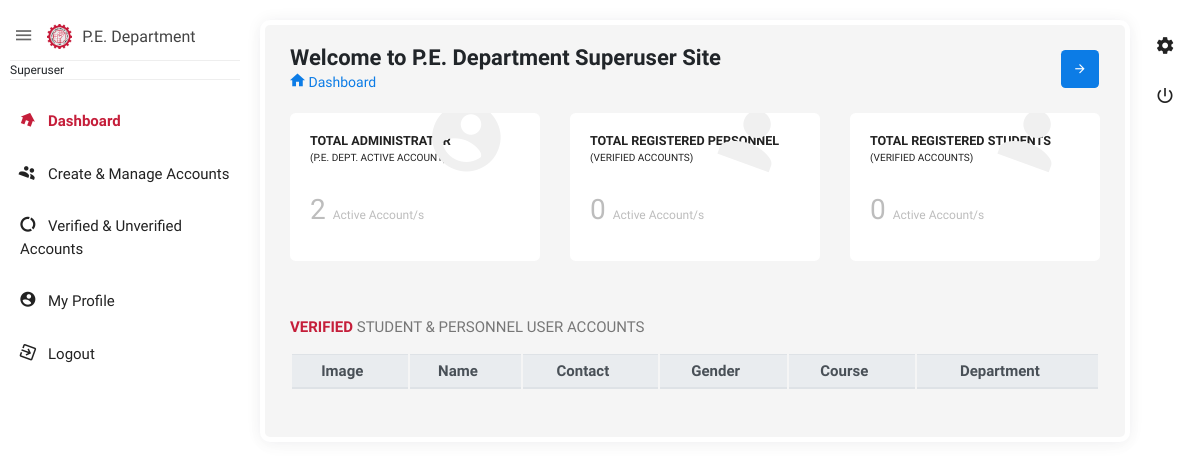
Page /admin/super_user/index.php on the earlier database version.
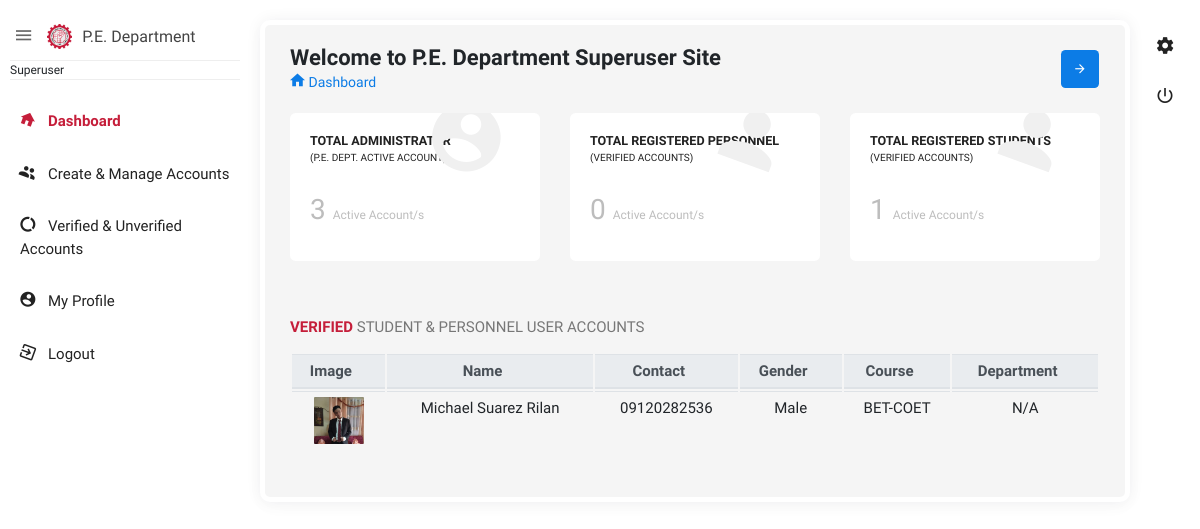
Same page on the later database version.
### tables this page shows
CREATE TABLE `registration` (
  `id` int(11) NOT NULL,
  `firstname` varchar(100) NOT NULL,
  `middlename` varchar(100) NOT NULL,
  `lastname` varchar(100) NOT NULL,
  `email` varchar(100) NOT NULL,
  `contact` varchar(100) NOT NULL,
  `gender` varchar(100) NOT NULL,
  `course` varchar(100) NOT NULL,
  `department` varchar(100) NOT NULL,
  `image` text NOT NULL,
  `password` varchar(100) NOT NULL,
  `qr` text NOT NULL,
  `users` varchar(100) NOT NULL,
  `otp` int(11) NOT NULL,
  `id_no` varchar(20) DEFAULT NULL,
  `qr_path` varchar(300) DEFAULT NULL,
  `status` varchar(100) NOT NULL
);

### admin/super_user/index.php (the view, shortened to what this page needs)
<?php
    include('connection.php');
?>
<!doctype html>
<html class="no-js " lang="en">
<head>
<link rel="stylesheet" href="assets/plugins/bootstrap/css/bootstrap.min.css">
<link rel="stylesheet" href="assets/plugins/fullcalendar/fullcalendar.min.css">
<link rel="stylesheet" href="assets/plugins/bootstrap-select/css/bootstrap-select.css" />
<link href="assets/plugins/bootstrap-material-datetimepicker/css/bootstrap-material-datetimepicker.css" rel="stylesheet" />
<link rel="stylesheet" href="assets/plugins/bootstrap-tagsinput/bootstrap-tagsinput.css">
<link href="assets/plugins/bootstrap-select/css/bootstrap-select.css" rel="stylesheet" />
<link rel="stylesheet" href="assets/plugins/jquery-datatable/dataTables.bootstrap4.min.css">
<link rel="stylesheet" href="assets/css/style.min.css">
<link rel="stylesheet" href="assets/plugins/sweetalert/sweetalert.css"/>
</head>
<body class="theme-blush">
<div class="navbar-right">
    <ul class="navbar-nav">
        <li><a href="javascript:void(0);" class="js-right-sidebar" title="Setting"><i class="zmdi zmdi-settings zmdi-hc-spin"></i></a></li>
        <li><a href="functions.php?logout" class="mega-menu" title="Sign Out"><i class="zmdi zmdi-power"></i></a></li>
    </ul>
</div>
<aside id="leftsidebar" class="sidebar">
    <div class="navbar-brand">
        <button class="btn-menu ls-toggle-btn" type="button"><i class="zmdi zmdi-menu"></i></button>
        <a href="index.php"><img src="assets/images/tuplogo.png" width="25" alt="Aero"><span class="m-l-10">P.E. Department</span></a>
    </div>
    <div class="menu">
        <ul class="list">
            <li>
                <div class="user-info">
                    <small>Superuser</small>
                </div>
            </li>
            <li class="active open"><a href="index.php"><i class="zmdi zmdi-home"></i><span>Dashboard</span></a></li>
            <li><a href="_createmanage.php"><i class="zmdi zmdi-accounts"></i><span>Create & Manage Accounts</span></a></li>
            <li><a href="_verifyunverify.php"><i class="zmdi zmdi-chart-donut"></i><span>Verified & Unverified Accounts</span></a></li>
            <li><a href="_profile.php"><i class="zmdi zmdi-account-circle"></i><span>My Profile</span></a></li>
            <li><a href="functions.php?logout"><i class="zmdi zmdi-sign-in"></i><span>Logout</span></a></li>
        </ul>
    </div>
</aside>
<section class="content">
    <div class="body_scroll">
        <div class="block-header">
            <div class="row">
                <div class="col-lg-7 col-md-6 col-sm-12">
                    <h2>Welcome to P.E. Department Superuser Site</h2>
                    <ul class="breadcrumb">
                        <li class="breadcrumb-item"><a href="index.php"><i class="zmdi zmdi-home"></i> Dashboard</a></li>
                    </ul>
                </div>
                <div class="col-lg-5 col-md-6 col-sm-12">
                    <button class="btn btn-primary btn-icon float-right right_icon_toggle_btn" type="button"><i class="zmdi zmdi-arrow-right"></i></button>
                </div>
            </div>
        </div>
        <div class="container-fluid">
            <div class="row clearfix">
                <div class="col-lg-4 col-md-6 col-sm-12">
                    <div class="card widget_2 big_icon zmdi-account-circle">
                        <div class="body">
                            <h6>Total Administrator <br><small>(P.E. Dept. Active Account)</small></h6>
                            <br>
                            <?php
                                $query = "SELECT * FROM admin WHERE status='Enabled'";
                                $result = mysqli_query($conn, $query);
                                $check_admin = mysqli_num_rows($result);
                            ?>
                            <h2><?php echo $check_admin; ?>  <small class="info">Active Account/s</small></h2>
                        </div>
                    </div>
                </div>
                <div class="col-lg-4 col-md-6 col-sm-12">
                    <div class="card widget_2 big_icon zmdi-account">
                        <div class="body">
                            <h6>Total Registered Personnel <br><small>(Verified Accounts)</small></h6>
                            <br>
                            <?php
                                $query = "SELECT * FROM registration WHERE users='Teacher' AND status='VERIFIED'";
                                $result = mysqli_query($conn, $query);
                                $check_personnel = mysqli_num_rows($result);
                            ?>
                            <h2><?php echo $check_personnel; ?>  <small class="info">Active Account/s</small></h2>
                        </div>
                    </div>
                </div>
                <div class="col-lg-4 col-md-6 col-sm-12">
                    <div class="card widget_2 big_icon zmdi-account">
                        <div class="body">
                            <h6>Total Registered Students <br><small>(Verified Accounts)</small></h6>
                            <br>
                            <?php
                                $query = "SELECT * FROM registration WHERE users='Student' AND status='VERIFIED'";
                                $result = mysqli_query($conn, $query);
                                $check_student = mysqli_num_rows($result);
                            ?>
                            <h2><?php echo $check_student ?> <small class="info">Active Account/s</small></h2>
                            </div>
                        </div>
                    </div>
                </div>
                <div class="row clearfix">
                    <div class="col-sm-12 col-md-12 col-lg-12">
                            <div class="card">
                                <div class="header">
                                    <h2><strong>Verified</strong> Student & Personnel User Accounts</h2>
                                </div>
                                <div class="table-responsive" style="text-align: center;">
                                <table class="table table-hover js-basic-example dataTable table-sm " id="table1">
                                    <thead class="thead-light">
                                        <tr>
                                            <th>Image</th>
                                            <th>Name</th>
                                            <th>Contact</th>
                                            <th>Gender</th>
                                            <th>Course</th>
                                            <th>Department</th>
                                        </tr>
                                    </thead>
                                    <tbody>
                                        <?php
                                            $query = "SELECT * FROM registration WHERE status='VERIFIED'";
                                            $result = mysqli_query($conn, $query);
                                            while ($row = mysqli_fetch_array($result)) {
                                        ?>
                                        <tr>
                                            <td><img src="../../<?php echo $row['image'] ?>" width="50px" alt=""></td>
                                            <td><?php echo $row['firstname'] ?> <?php echo $row['middlename'] ?> <?php echo $row['lastname'] ?></td>
                                            <td><?php echo $row['contact'] ?></td>
                                            <td><?php echo $row['gender'] ?></td>
                                            <td><?php echo $row['course'] ?></td>
                                            <td><?php echo $row['department'] ?></td>
                                        </tr>
                                        <?php } ?>
                                    </tbody>
                                </table>
                            </div>
                        </div>
                    </div>
                </div>
            </div>
        </div>
</section>
</body>
</html>

Differences in the rows shown:
now on this page (row edited): registration: image (picture), firstname "Michael", middlename "Suarez", lastname "Rilan", contact "09120282536", gender "Male", course "BET-COET", department "N/A"
Other differences:
$check_admin: "2" → "3"
$check_student: "0" → "1"
